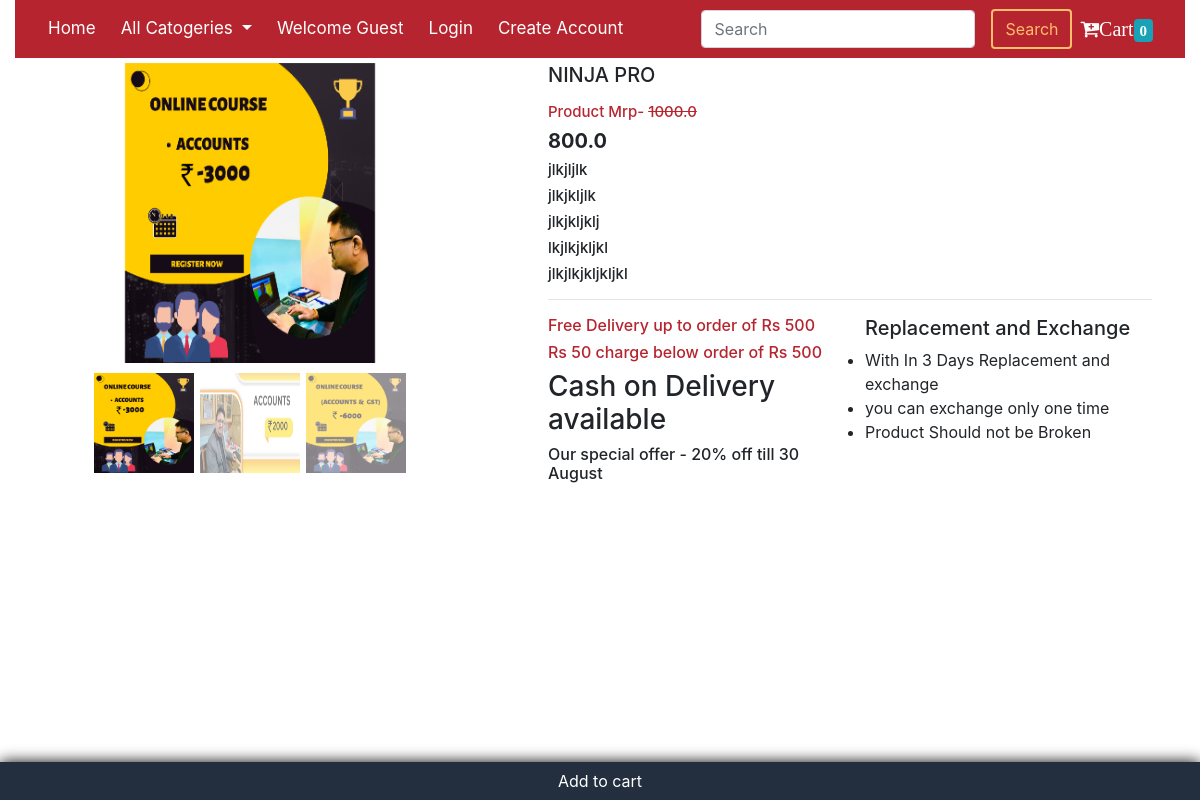
Page /productview/1 on the committed database.
### mainpage/models.py (models this page shows, shortened)
class Product(models.Model):
    D=(
    ('HOT DEALS','HOT DEALS'),
    ('New Arraivels','New Arraivels'),
    )
    category=models.ForeignKey(Category,on_delete=models.CASCADE,default=0)
    Prod_type=models.ForeignKey(Product_type,on_delete=models.CASCADE,default=0)
    prod_deal=models.CharField(choices=D,max_length=100,default=0)
    prod_name=models.CharField(max_length=100,default=0)
    Prod_descriptiontwo=models.CharField(max_length=2000,blank=True)
    Prod_descriptionthree=models.CharField(max_length=2000,blank=True)
    Prod_descriptionfour=models.CharField(max_length=2000,blank=True)
    Prod_descriptionfive=models.CharField(max_length=2000,blank=True)
    Prod_descriptionsix=models.CharField(max_length=2000,blank=True)
    prod_mrp=models.FloatField(default=0)
    prod_price=models.FloatField(default=0)
    prod_img=models.ImageField(upload_to='productimages',default=0)
    prod_img2=models.ImageField(upload_to='productimages',default=0)
    prod_img3=models.ImageField(upload_to='productimages',default=0)
    add_on=models.DateTimeField(auto_now_add=True,null=True)
    prod_outofstock=models.BooleanField(default=False)

### mainpage/views.py (the view)
def productview(request,myid):
    allcategories=Category.objects.all()
    myproducts=Product.objects.filter(id=myid)
    return render(request,'productview.html',{'myproducts':myproducts[0],'allcategories':allcategories})

### templates/productview.html (shortened to what this page needs)
<!DOCTYPE html>
<html lang="en">
<head>
  {% load static %}
  {% load cart %}
  <link rel="stylesheet" href="{% static 'cssfiles/mainpage.css' %}">
  <link rel="stylesheet" href="{% static 'cssfiles/productview.css' %}">
  <link rel="stylesheet" href="{% static 'cssfiles/owl.carousel.css' %}">
  <link rel="stylesheet" href="{% static 'cssfiles/owl.theme.green.css' %}">
  <link rel="stylesheet" href="https://stackpath.bootstrapcdn.com/font-awesome/4.7.0/css/font-awesome.min.css">
  <link rel="stylesheet" href="https://stackpath.bootstrapcdn.com/bootstrap/4.5.2/css/bootstrap.min.css"
>
</head>
</head>
<body>
  <section class="section1 container-fluid">
    <nav class="navbar navbar-expand-lg navbar-light">
      <div class="collapse navbar-collapse" id="navbarSupportedContent">
        <ul class="navbar-nav mr-auto">
          <li class="nav-item active">
            <a class="nav-link" href="{% url 'indexpage' %}">Home <span class="sr-only">(current)</span></a>
          </li>
          <li class="nav-item dropdown">
            <a class="nav-link dropdown-toggle" href="#" id="navbarDropdown" role="button" data-toggle="dropdown"
              aria-haspopup="true" aria-expanded="false">
              All Catogeries
            </a>
          </li>
          {% if user.is_authenticated %}
          <li class="nav-item active">
            <a class="nav-link" href="#">Welcome1 {{profile.username}} <span class="sr-only">(current)</span></a>
          </li>
          <li class="nav-item">
            <a class="nav-link" href="{% url 'profile' %}">Profile</a>
          </li>
          <li class="nav-item">
            <a class="nav-link" href="{% url 'logout' %}">Logout</a>
          </li>
          {% else %}
          <li class="nav-item active">
            <a class="nav-link" href="#">Welcome Guest <span class="sr-only">(current)</span></a>
          </li>
          <li class="nav-item">
            <a class="nav-link" href="{% url 'login' %}">Login</a>
          </li>
          <li class="nav-item">
            <a class="nav-link" href="{% url 'signup' %}">Create Account</a>
          </li>
          {% endif %}
        </ul>
        <form action="{% url 'search' %}" class="form-inline my-2 my-lg-0">
          <input class="form-control mr-sm-2" name="qry" type="search" placeholder="Search" aria-label="Search"
            id="search">
          <button class="btn btn-outline-success m-2 my-sm-0 " type="Submit">Search</button>
        </form>
      </div>
      <a class="navbar-brand" href="{% url 'mycart' %}">
        <i class="fa fa-cart-plus fa-1x" style="color: #fff;" aria-hidden="true">Cart<span
            class="badge badge-info">{{request.session.cart.keys|length}}</span></i>
      </a>
    </nav>
  </section>
  <section class="sectionproductview container-fluid">
    <div class="row">
      <div class="col-md-5 mleft">
        <div class="myshowcase">
          <div id="carouselExampleIndicators" class="carousel slide" data-ride="carousel">
            <ol class="carousel-indicators">
              <li data-target="#carouselExampleIndicators" data-slide-to="0" class="active"> <img
                  src="{{myproducts.prod_img.url}}" class="d-block w-100" alt="..."></li>
              <li data-target="#carouselExampleIndicators" data-slide-to="1"><img src="{{myproducts.prod_img2.url}}"
                  class="d-block w-100" alt="..."></li>
              <li data-target="#carouselExampleIndicators" data-slide-to="2"><img src="{{myproducts.prod_img3.url}}"
                  class="d-block w-100" alt="..."></li>
            </ol>
            <div class="carousel-inner">
              <div class="carousel-item active">
                <img src="{{myproducts.prod_img.url}}" id="myimagedata" class="d-block" alt="..." style="width: 250px;">
              </div>
            </div>
            <a class="carousel-control-prev" href="#carouselExampleIndicators" role="button" data-slide="prev">
              <span class="carousel-control-prev-icon" aria-hidden="true"></span>
            </a>
            <a class="carousel-control-next" href="#carouselExampleIndicators" role="button" data-slide="next">
              <span class="carousel-control-next-icon" aria-hidden="true"></span>
            </a>
          </div>
        </div>
      </div>
      <div class="col-md-7 mright px-5">
        <h2>{{myproducts.prod_name}} </h2>
        <h3 class="heading2" style="color:#b6252f;">Product Mrp- <strike>{{myproducts.prod_mrp}}</strike></h3>
        <h3 class="heading2" style="font-size: 20px;"><strong>{{myproducts.prod_price}}</strong></h3>
        <h3 class="heading2">{{myproducts.Prod_descriptiontwo}}</h3>
        <h3 class="heading2">{{myproducts.Prod_descriptionthree}}</h3>
        <h3 class="heading2">{{myproducts.Prod_descriptionfour}}</h3>
        <h3 class="heading2">{{myproducts.Prod_descriptionfive}}</h3>
        <h3 class="heading2">{{myproducts.Prod_descriptionsix}}</h3>
        <hr>
        <div class="row">
          <div class="col-md-6">
            <h6 style="color:#b6252f;">Free Delivery up to order of Rs 500</h6>
            <h6 style="color:#b6252f;">Rs 50 charge below order of Rs 500</h6>
            <h3>Cash on Delivery available</h3>
            <h6>Our special offer - 20% off till 30 August</h6>
          </div>
          <div class="col-md-6">
            <h5>Replacement and Exchange</h5>
            <ul>
              <li>With In 3 Days Replacement and exchange</li>
              <li>you can exchange only one time</li>
              <li>Product Should not be Broken</li>
            </ul>
          </div>
        </div>
        <br>
        <div class="fixed-bottom" style=" box-shadow: 0px 0 15px black">
          {% if myproducts|is_in_cart:request.session.cart %}
          <a href="{% url 'mycart' %}" class="btn "
            style="display: block;background-color:#232f3e; color:white;border-radius:0;  ">Go to
            Beg</a>
          {% else %}
          <form action="myaddtocart" method="POST">
            <input type="submit" class="btn "
              style="display: block;background-color:#232f3e; color:white;width:100%;border-radius:0;"
              value="Add to cart">
          </form>
          {% endif %}
        </div>
      </div>
    </div>
  </section>
</body>
</html>

### static/cssfiles/mainpage.css (style rules this page uses)
* { margin: 0; padding: 0; box-sizing: border-box; scroll-behavior: smooth; }
body { font-family: futura-bold; }
.section1 .navbar { background-color:#b6252f; margin-bottom: 5px; }
.section1 .navbar .collapse .navbar-nav .nav-item a { color: #fff; font-size: 17px; padding-left: 17px; transition: 2s; }
.section1 .navbar .collapse .btn-outline-success { color: #febd69; border: 2px solid #febd69; }

### static/cssfiles/productview.css (style rules this page uses)
.sectionproductview .row .col-md-5 img { display: block; margin-left: auto; margin-right: auto; width: 100%; height: 300px; }
.sectionproductview .row .mright h2 { font-size: 20px; text-transform: uppercase; }
.sectionproductview .row .mright .heading2 { font-size: 15px; font-weight: 500; }
.sectionproductview .row .mright .btn { background-color: #b6252f; color: #ffff; }
.sectionproductview .row .mleft .myshowcase { height: 450px; }
.sectionproductview .row .mleft .myshowcase .carousel .carousel-indicators { position: absolute; right: 0; left: 0; top: 300px; z-index: 15; display: -ms-flexbox; display: flex; -ms-flex-pack: center; justify-content: center; padding-left: 0; margin-right: 15%; margin-left: 15%; list-style: none; }
.sectionproductview .row .mleft .myshowcase .carousel .carousel-indicators li { -ms-flex: 0 1 auto; flex: 0 1 auto; width: 100px; height:100px; margin-right: 3px; margin-left: 3px; text-indent: -999px; cursor: pointer; background-clip: padding-box; border-top: 10px solid transparent; border-bottom: 10px solid transparent; transition: opacity .6s ease; }
.sectionproductview .row .mleft .myshowcase .carousel .carousel-indicators li img { width: 100px; height: 100px; }

### rows in the picture
Product: prod_img (picture), prod_img2 (picture), prod_img3 (picture), prod_name "NINJA PRO", prod_mrp "1000.0", prod_price "800.0", Prod_descriptiontwo "jlkjljlk", Prod_descriptionthree "jlkjkljlk", Prod_descriptionfour "jlkjkljklj", Prod_descriptionfive "lkjlkjkljkl", Prod_descriptionsix "jlkjlkjkljkljkl"

### other values in the picture
{{ request.session.cart.keys|length }} "0"
